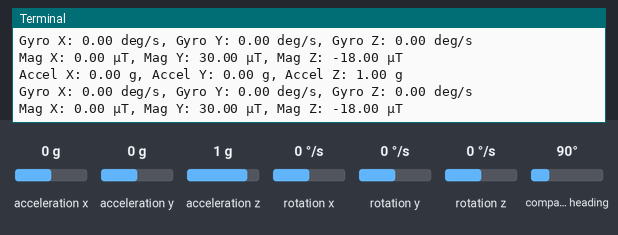
This program was run on a simulated Raspberry Pi (BCM pin numbers). Shown: the last lines printed to the terminal. The test bench sets the inputs (shaded band); at power-on: acceleration x 0 g, acceleration y 0 g, acceleration z 1 g, rotation x 0 °/s, rotation y 0 °/s, rotation z 0 °/s, compass heading 90°. Files the program writes start out absent; the clock reads 2024-03-15 10:24:30 at power-on unless the program sets it.

Above: at 1.6 s.
1.7 s: acceleration x set to -1.4 g
At 2.8 s:
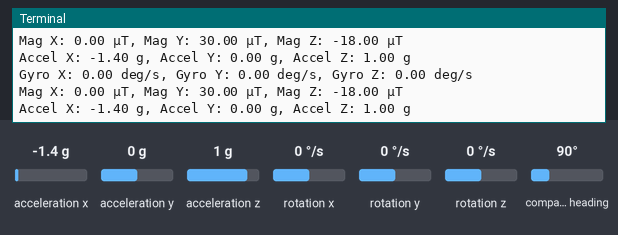
3.2 s: acceleration y set to -1.4 g
At 3.8 s:
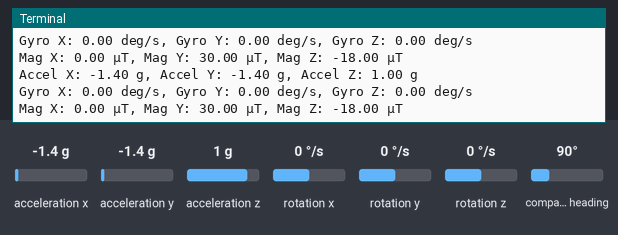
4.7 s: acceleration z set to -1.4 g
At 5.4 s:
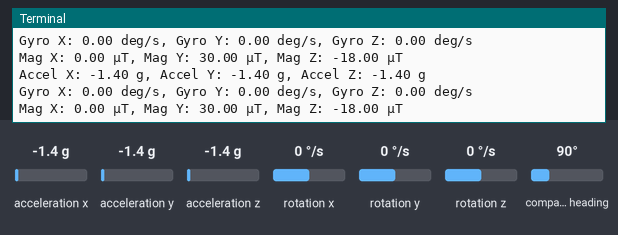
6.2 s: rotation x set to -192 °/s
At 7.0 s:
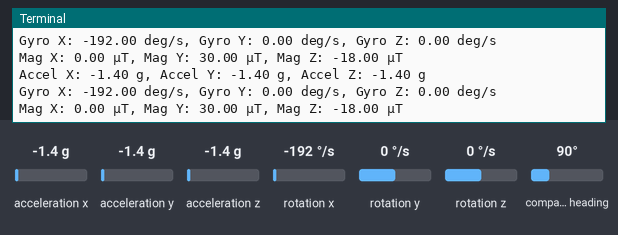
7.7 s: rotation y set to -192 °/s
At 8.4 s:
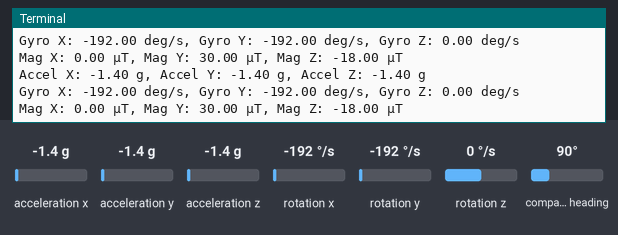

The program:

MPU9250_old.py
```python
import smbus
import time

# MPU9250のI2Cアドレス
MPU9250_ADDRESS = 0x68
AK8963_ADDRESS = 0x0C

# MPU9250レジスタアドレス
PWR_MGMT_1 = 0x6B
CONFIG = 0x1A
GYRO_CONFIG = 0x1B
ACCEL_CONFIG = 0x1C
ACCEL_CONFIG_2 = 0x1D
INT_PIN_CFG = 0x37
ACCEL_XOUT_H = 0x3B
GYRO_XOUT_H = 0x43

# AK8963レジスタアドレス
AK8963_ST1 = 0x02
AK8963_XOUT_L = 0x03
AK8963_XOUT_H = 0x04
AK8963_YOUT_L = 0x05
AK8963_YOUT_H = 0x06
AK8963_ZOUT_L = 0x07
AK8963_ZOUT_H = 0x08
AK8963_ST2 = 0x09
AK8963_CNTL1 = 0x0A
AK8963_CNTL2 = 0x0B
AK8963_ASAX = 0x10

# I2Cバス番号
bus = smbus.SMBus(1)

# スケーリング定数
ACCEL_SCALE = 16384.0  # 加速度計のスケーリング定数（2G範囲）
GYRO_SCALE = 131.0     # ジャイロスコープのスケーリング定数（250deg/s範囲）
MAG_SCALE = 0.15       # 磁力計のスケーリング定数（データシートに基づく）

# MPU9250の初期化
def mpu9250_init():
    try:
        # MPU9250をスリープから解除
        bus.write_byte_data(MPU9250_ADDRESS, PWR_MGMT_1, 0x00)
        time.sleep(0.1)

        # コンフィギュレーション
        bus.write_byte_data(MPU9250_ADDRESS, CONFIG, 0x01)
        bus.write_byte_data(MPU9250_ADDRESS, GYRO_CONFIG, 0x00)
        bus.write_byte_data(MPU9250_ADDRESS, ACCEL_CONFIG, 0x00)
        bus.write_byte_data(MPU9250_ADDRESS, ACCEL_CONFIG_2, 0x01)

        # バイパスモード設定
        bus.write_byte_data(MPU9250_ADDRESS, INT_PIN_CFG, 0x02)
        time.sleep(0.1)

        # 磁力計をリセット
        bus.write_byte_data(AK8963_ADDRESS, AK8963_CNTL2, 0x01)
        time.sleep(0.1)

        # 磁力計を連続測定モード2に設定
        bus.write_byte_data(AK8963_ADDRESS, AK8963_CNTL1, 0x16)
        time.sleep(0.1)

        # 磁力計キャリブレーションデータの読み取り
        scale_data = bus.read_i2c_block_data(AK8963_ADDRESS, AK8963_ASAX, 3)
        scale_x = (scale_data[0] - 128) / 256.0 + 1.0
        scale_y = (scale_data[1] - 128) / 256.0 + 1.0
        scale_z = (scale_data[2] - 128) / 256.0 + 1.0

        return scale_x, scale_y, scale_z
    except OSError as e:
        print(f"Error initializing MPU9250: {e}")
        return 1.0, 1.0, 1.0

# 16ビットの値を読み取る関数
def read_raw_data(addr):
    try:
        high = bus.read_byte_data(MPU9250_ADDRESS, addr)
        low = bus.read_byte_data(MPU9250_ADDRESS, addr + 1)
        value = (high << 8) | low
        if value > 32768:
            value = value - 65536
        return value
    except OSError as e:
        print(f"Error reading raw data from MPU9250: {e}")
        return 0

# 磁力計のデータを読み取る関数
def read_mag_data(scale_x, scale_y, scale_z):
    try:
        bus.read_byte_data(AK8963_ADDRESS, AK8963_ST1)  # Status register to initiate the read
        mag_x = read_raw_data_ak8963(AK8963_XOUT_L) * scale_x
        mag_y = read_raw_data_ak8963(AK8963_YOUT_L) * scale_y
        mag_z = read_raw_data_ak8963(AK8963_ZOUT_L) * scale_z
        bus.read_byte_data(AK8963_ADDRESS, AK8963_ST2)  # Read ST2 to clear the data register
        return mag_x, mag_y, mag_z
    except OSError as e:
        print(f"Error reading mag data: {e}")
        return 0, 0, 0

# AK8963から16ビットの値を読み取る関数
def read_raw_data_ak8963(addr):
    try:
        low = bus.read_byte_data(AK8963_ADDRESS, addr)
        high = bus.read_byte_data(AK8963_ADDRESS, addr + 1)
        value = (high << 8) | low
        if value > 32768:
            value = value - 65536
        return value
    except OSError as e:
        print(f"Error reading raw data from AK8963: {e}")
        return 0

# メインループ
def main():
    scale_x, scale_y, scale_z = mpu9250_init()
    with open("data.csv", "w") as file:
        file.write("time, ax, ay, az, gx, gy, gz, mx, my, mz\n")
        start = time.time()

        while True:
            # 加速度データの読み取り
            accel_x = read_raw_data(ACCEL_XOUT_H) / ACCEL_SCALE
            accel_y = read_raw_data(ACCEL_XOUT_H + 2) / ACCEL_SCALE
            accel_z = read_raw_data(ACCEL_XOUT_H + 4) / ACCEL_SCALE

            # ジャイロデータの読み取り
            gyro_x = read_raw_data(GYRO_XOUT_H) / GYRO_SCALE
            gyro_y = read_raw_data(GYRO_XOUT_H + 2) / GYRO_SCALE
            gyro_z = read_raw_data(GYRO_XOUT_H + 4) / GYRO_SCALE

            # 磁力計データの読み取り
            mag_x, mag_y, mag_z = read_mag_data(scale_x, scale_y, scale_z)
            mag_x *= MAG_SCALE
            mag_y *= MAG_SCALE
            mag_z *= MAG_SCALE

            # 取得したデータを表示
            print(f"Accel X: {accel_x:.2f} g, Accel Y: {accel_y:.2f} g, Accel Z: {accel_z:.2f} g")
            print(f"Gyro X: {gyro_x:.2f} deg/s, Gyro Y: {gyro_y:.2f} deg/s, Gyro Z: {gyro_z:.2f} deg/s")
            print(f"Mag X: {mag_x:.2f} μT, Mag Y: {mag_y:.2f} μT, Mag Z: {mag_z:.2f} μT")

            # ファイルにデータを書き込む
            file.write(f"{time.time() - start:.2f}, {accel_x:.2f}, {accel_y:.2f}, {accel_z:.2f}, {gyro_x:.2f}, {gyro_y:.2f}, {gyro_z:.2f}, {mag_x:.2f}, {mag_y:.2f}, {mag_z:.2f}\n")

            # 0.1秒待機
            time.sleep(0.02)

            # 10秒経過したら終了
            if time.time() - start > 50:
                break

if __name__ == "__main__":
    main()
```

Measured:
- after the input at 1.7 s, the terminal: prints a new line at once (image 1)
- after the input at 3.2 s, the terminal: prints a new line at once (image 2)
- after the input at 4.7 s, the terminal: prints a new line at once (image 3)
- after the input at 6.2 s, the terminal: prints a new line at once (image 4)
- after the input at 7.7 s, the terminal: prints a new line at once (image 5)
